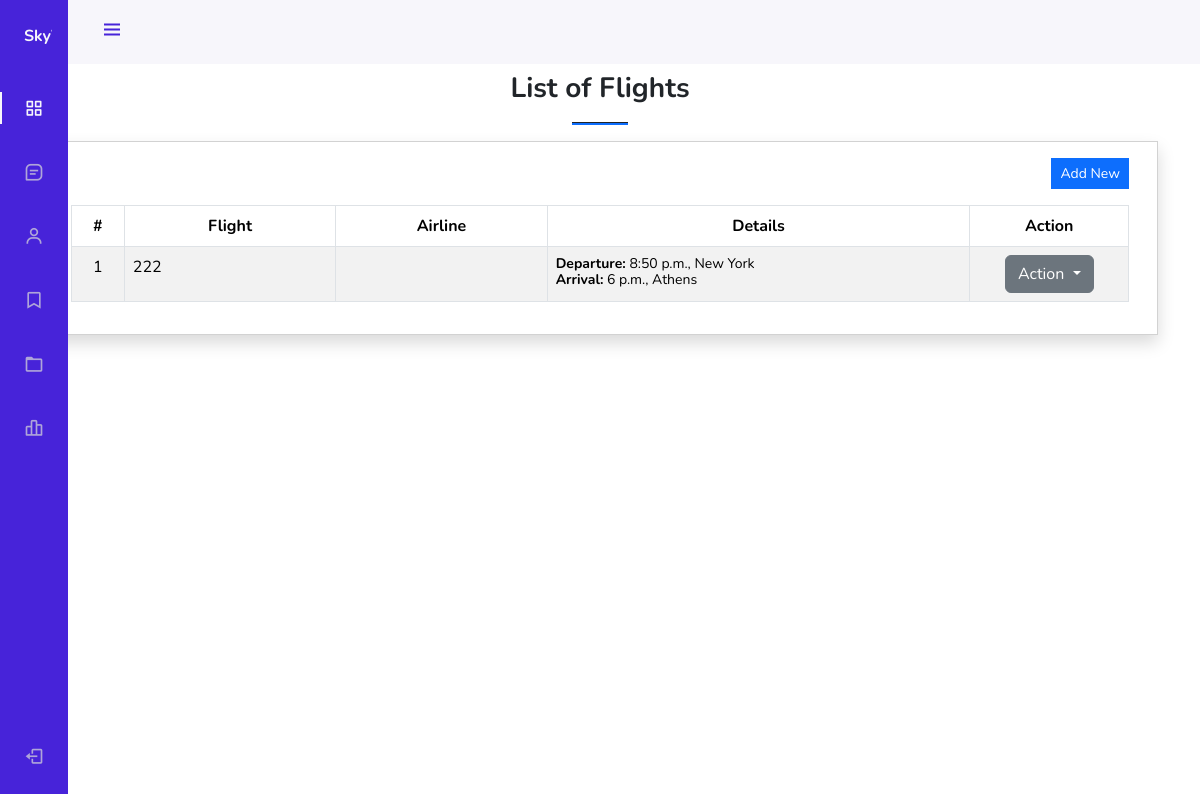
The page /manage-flights/ on the database as committed earlier.
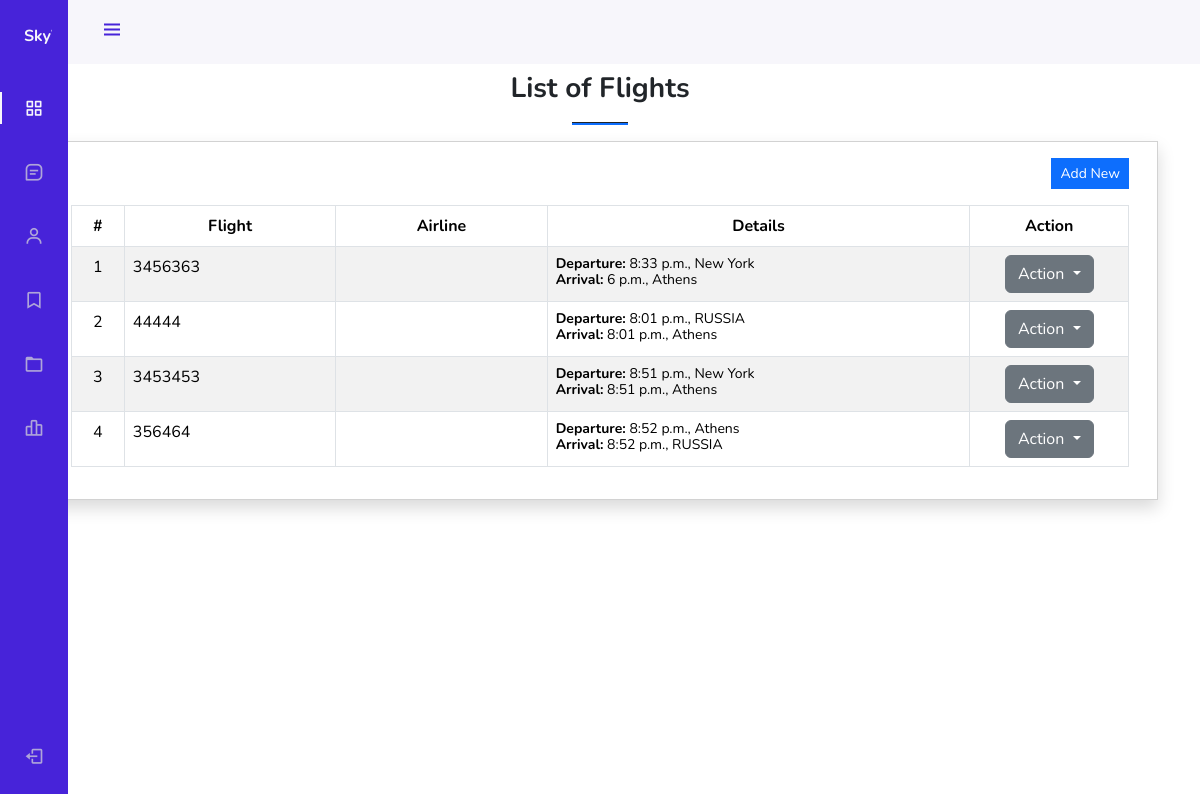
The same page on the database as committed later.
### base/models.py (models this page shows, shortened)
class Flight(models.Model):
    flight_number = models.CharField(max_length=20)
    origin = models.ForeignKey(City, related_name='departing_flights', on_delete=models.CASCADE)
    destination = models.ForeignKey(City, related_name='arriving_flights', on_delete=models.CASCADE)
    date = models.DateField()
    arrival_time = models.TimeField()
    departure_time = models.TimeField()
    airplane = models.ForeignKey(Airplane, on_delete=models.CASCADE)
    pilots = models.ManyToManyField(Pilot, related_name='piloted_flights')
    staff = models.ManyToManyField(Staff, related_name='flights')

class City(models.Model):
    city_name = models.CharField(max_length=100)
    code = models.CharField(max_length=10)

### base/views.py (the view)
# urls.py: path('manage-flights/', views.flight_list, name='manage_flight'),
def flight_list(request):
    flights = Flight.objects.all()
    context = {'flights': flights}
    return render(request, 'base/flight_management.html', context)

### base/templates/base/flight_management.html (shortened to what this page needs)
{% extends 'base/base.html' %} {% block content %}
<section class="py-4">
  <div class="container">
    <h3 class="fw-bolder text-center">List of Flights</h3>
    <center>
      <hr class="bg-primary opacity-100" style="height: 3px" width="5%" />
    </center>
    <div class="card rounded-0 shadow">
      <div class="card-body">
        <div class="container-fluid">
          <div class="text-end mb-3">
            <button
              class="btn btn-sm btn-primary rounded-0 bg-gradient-primary"
              type="button"
              id="create_new"
            >
               Add New
            </button>
          </div>
          <table class="table table-bordered table-striped" id="flight-tbl">
            <colgroup>
              <col width="5%" />
              <col width="20%" />
              <col width="20%" />
              <col width="40%" />
              <col width="15%" />
            </colgroup>
            <thead>
              <tr>
                <th class="text-center">#</th>
                <th class="text-center">Flight</th>
                <th class="text-center">Airline</th>
                <th class="text-center">Details</th>
                <th class="text-center">Action</th>
              </tr>
            </thead>
            <tbody>
              {% for flight in flights %}
              <tr>
                <td class="text-center">{{ forloop.counter }}</td>
                <td>{{ flight.flight_number }}</td>
                <td>{{ flight.airline.name }}</td>
                <td>
                  <div class="lh-1">
                    <small
                      ><b>Departure:</b> {{ flight.departure_time }},
                      {{flight.origin.city_name }}</small
                    ><br />
                    <small
                      ><b>Arrival:</b> {{ flight.arrival_time}},
                      {{flight.destination.city_name }}</small
                    >
                  </div>
                </td>
                <td class="text-center">
                  <div class="dropdown">
                    <button
                      class="btn btn-secondary dropdown-toggle"
                      type="button"
                      id="abtn{{ flight.pk }}"
                      data-toggle="dropdown"
                      aria-haspopup="true"
                      aria-expanded="false"
                    >
                      Action
                    </button>
                  </div>
                </td>
              </tr>
              {% endfor %}
            </tbody>
          </table>
        </div>
      </div>
    </div>
  </div>
</section>
{% endblock %}

### base/templates/base/base.html (shortened to what this page needs)
{% load static %}
<!DOCTYPE html>
<html lang="en">
  <head>
    <link
      href="https://cdn.jsdelivr.net/npm/bootstrap@5.3.3/dist/css/bootstrap.min.css"
      rel="stylesheet"
    />
    <link
      href="https://cdn.jsdelivr.net/npm/boxicons@latest/css/boxicons.min.css"
      rel="stylesheet"
    />
    <link rel="stylesheet" href="{% static 'css/sidebar.css' %}" />
  </head>
  <body>
    <body id="body-pd">
      <header class="header" id="header">
        <div class="header_toggle">
          <i class="bx bx-menu" id="header-toggle"></i>
        </div>
        <div class="header_img">
        </div>
      </header>
      <div class="sidebar-container">
        <div class="l-navbar" id="nav-bar">
          <nav class="nav">
            <div>
              <a href="{% url 'dashboard' %}" class="nav_logo">
                <span class="nav_logo-name">SkyWing Airlines</span>
              </a>
              <div class="nav_list">
                <a href="{% url 'dashboard' %}" class="nav_link active">
                  <i class="bx bx-grid-alt nav_icon"></i>
                </a>
                <a href="{% url 'manage_flight' %}" class="nav_link">
                  <i class="bx bx-message-square-detail nav_icon"></i>
                </a>
                <a href="{% url 'manage_passengers' %}" class="nav_link">
                  <i class="bx bx-user nav_icon"></i>
                </a>
                <a href="{% url 'manage_reservations' %}" class="nav_link">
                  <i class="bx bx-bookmark nav_icon"></i>
                </a>
                <a href="{% url 'manage_staff' %}" class="nav_link">
                  <i class="bx bx-folder nav_icon"></i>
                </a>
                <a href="#" class="nav_link">
                  <i class="bx bx-bar-chart-alt-2 nav_icon"></i>
                </a>
              </div>
            </div>
            <a href="#" class="nav_link">
              <i class="bx bx-log-out nav_icon"></i>
            </a>
          </nav>
        </div>
      </div>
      <div>{% block content %} {% endblock %}</div>
  </body>
</html>

### static/css/sidebar.css (style rules this page uses)
:root { --header-height: 3rem; --nav-width: 68px; --first-color: #4723d9; --first-color-light: #afa5d9; --white-color: #f7f6fb; --body-font: "Nunito", sans-serif; --normal-font-size: 1rem; --z-fixed: 100; }
body { position: relative; margin: var(--header-height) 0 0 0; padding: 0 1rem; font-family: var(--body-font); font-size: var(--normal-font-size); transition: 0.5s; }
a { text-decoration: none; }
.header { width: 100%; height: var(--header-height); position: fixed; top: 0; left: 0; display: flex; align-items: center; justify-content: space-between; padding: 0 1rem; background-color: var(--white-color); z-index: var(--z-fixed); transition: 0.5s; }
.header_toggle { color: var(--first-color); font-size: 1.5rem; cursor: pointer; }
.header_img { width: 35px; height: 35px; display: flex; justify-content: center; border-radius: 50%; overflow: hidden; }
.l-navbar { position: fixed; top: 0; left: -30%; width: var(--nav-width); height: 100vh; background-color: var(--first-color); padding: 0.5rem 1rem 0 0; transition: 0.5s; z-index: var(--z-fixed); }
.nav { height: 100%; display: flex; flex-direction: column; justify-content: space-between; overflow: hidden; }
.nav_logo, .nav_link { display: grid; grid-template-columns: max-content max-content; align-items: center; column-gap: 1rem; padding: 0.5rem 0 0.5rem 1.5rem; }
.nav_logo { margin-bottom: 2rem; }
.nav_logo-name { color: var(--white-color); font-weight: 700; }
.nav_link { position: relative; color: var(--first-color-light); margin-bottom: 1.5rem; transition: 0.3s; }
.nav_icon { font-size: 1.25rem; }
.active { color: var(--white-color); }
.active::before { content: ""; position: absolute; left: 0; width: 2px; height: 32px; background-color: var(--white-color); }
.header { height: calc(var(--header-height) + 1rem); padding: 0 2rem 0 calc(var(--nav-width) + 2rem); }
.header_img { width: 40px; height: 40px; }
.l-navbar { left: 0; padding: 1rem 1rem 0 0; }

Rows that differ between the two databases and show on the page:
removed Flight: flight_number "222", departure_time "8:50 p.m.", origin.city_name "New York", arrival_time "6 p.m.", destination.city_name "Athens"
added Flight: flight_number "3456363", departure_time "8:33 p.m.", origin.city_name "New York", arrival_time "6 p.m.", destination.city_name "Athens"
added Flight: flight_number "44444", departure_time "8:01 p.m.", origin.city_name "RUSSIA", arrival_time "8:01 p.m.", destination.city_name "Athens"
added Flight: flight_number "3453453", departure_time "8:51 p.m.", origin.city_name "New York", arrival_time "8:51 p.m.", destination.city_name "Athens"
added Flight: flight_number "356464", departure_time "8:52 p.m.", origin.city_name "Athens", arrival_time "8:52 p.m.", destination.city_name "RUSSIA"
